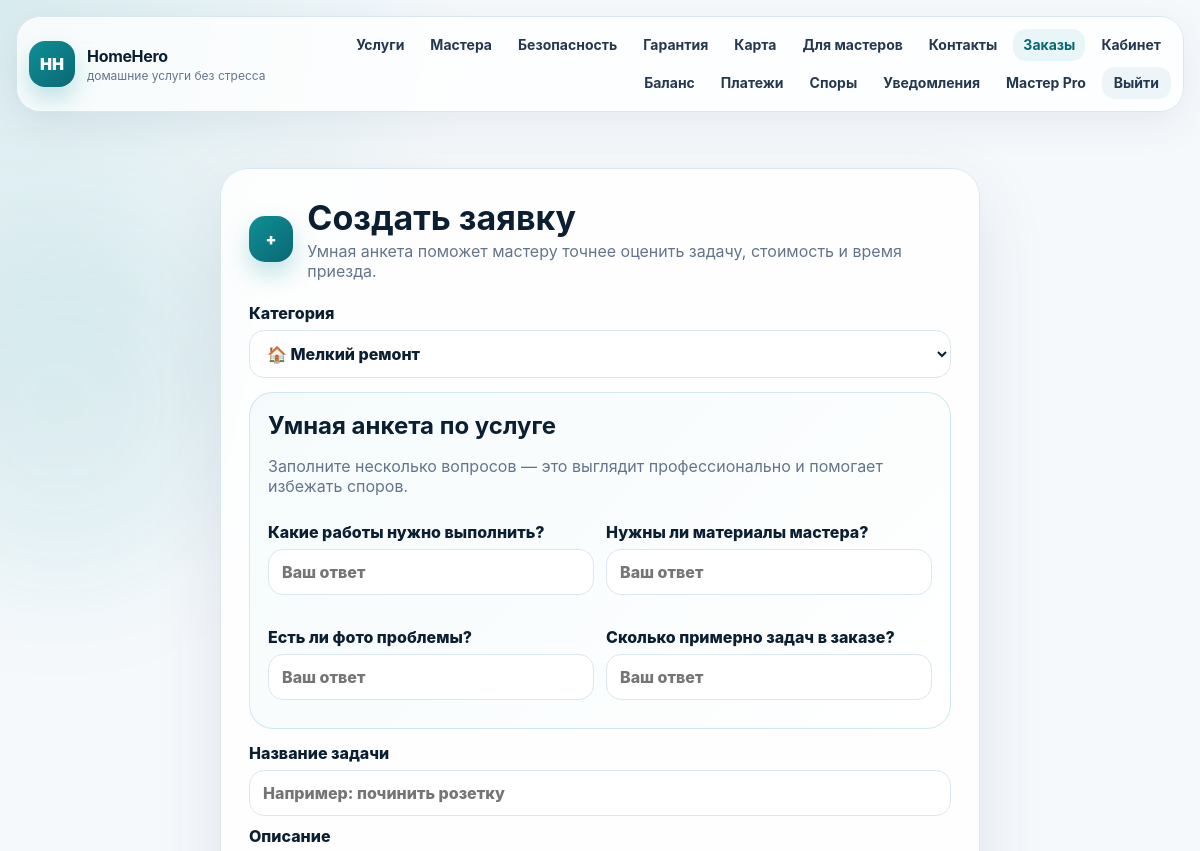
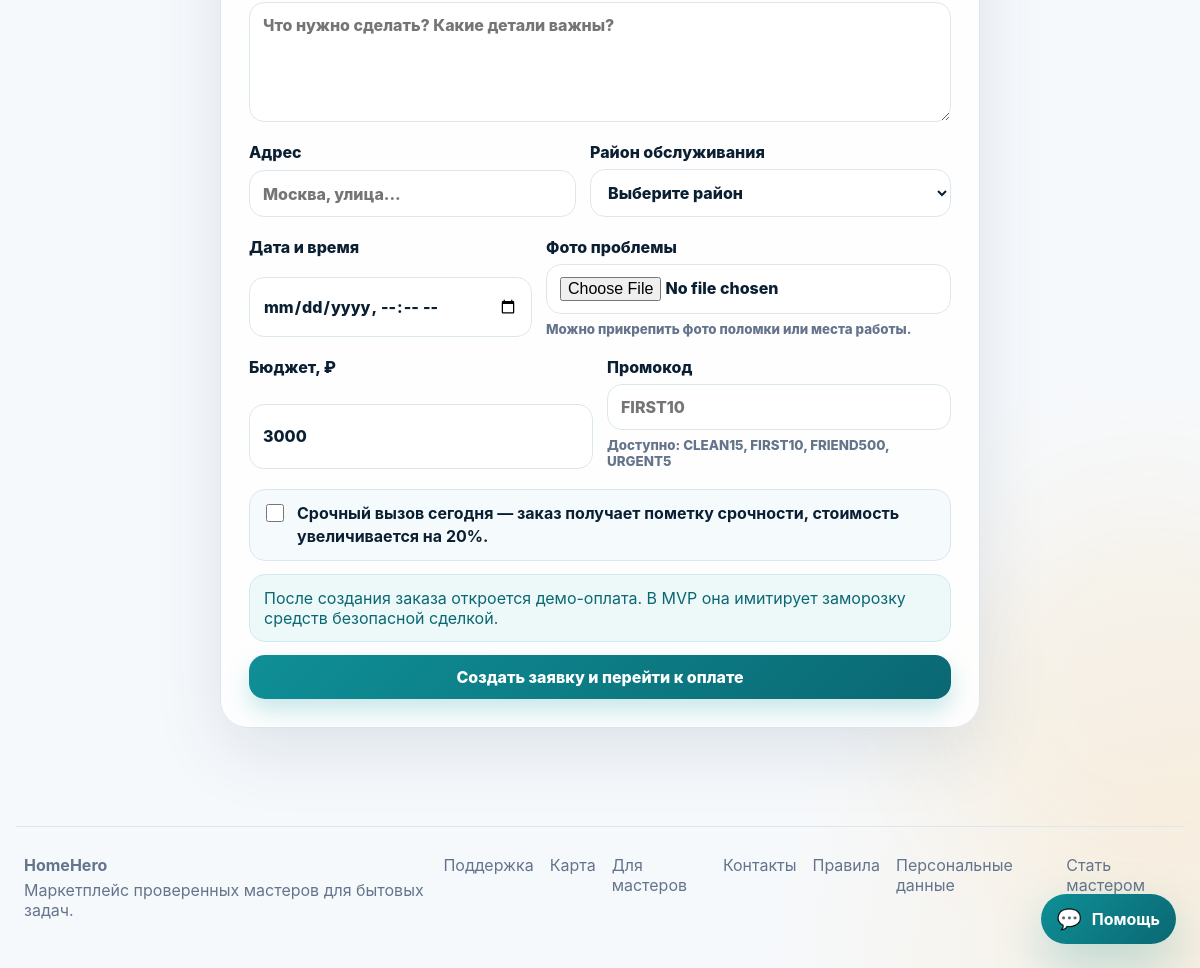
Page /orders/new (signed in) on the committed database (2 pictures, top to bottom).
### tables this page shows
CREATE TABLE promo_codes (
        id INTEGER PRIMARY KEY AUTOINCREMENT,
        code TEXT NOT NULL UNIQUE,
        discount_percent INTEGER NOT NULL,
        active INTEGER NOT NULL DEFAULT 1,
        description TEXT DEFAULT ''
    );

### app.py (the view, shortened to what this page needs)
@app.route("/orders/new", methods=["GET", "POST"])
@login_required
@verification_required
def new_order():
    categories = all_rows("SELECT * FROM categories ORDER BY name")
    selected_master_id = request.args.get("master_id", type=int)
    selected_category_id = request.args.get("category_id", type=int)
    master = one("SELECT * FROM users WHERE id=? AND role='master'", (selected_master_id,)) if selected_master_id else None
    promo_codes = all_rows("SELECT * FROM promo_codes WHERE active=1 ORDER BY discount_percent DESC")
    service_areas = all_rows("SELECT * FROM service_areas WHERE active=1 ORDER BY id")
    return render_template(
        "new_order.html",
        categories=categories,
        selected_master_id=selected_master_id,
        selected_category_id=selected_category_id,
        master=master,
        promo_codes=promo_codes,
        service_areas=service_areas,
        smart_questions=SMART_QUESTIONS,
    )

### app.py (called while the page is built)
def db():
    if "db" not in g:
        g.db = sqlite3.connect(app.config["DATABASE"])
        g.db.row_factory = sqlite3.Row
    return g.db

def one(sql, params=()):
    return db().execute(sql, params).fetchone()

def all_rows(sql, params=()):
    return db().execute(sql, params).fetchall()

def is_verified(user):
    return user is not None and user["verification_status"] == "verified"

@app.before_request
def load_user():
    user_id = session.get("user_id")
    g.user = one("SELECT * FROM users WHERE id=?", (user_id,)) if user_id else None

@app.context_processor
def globals_for_templates():
    try:
        categories = all_rows("SELECT * FROM categories ORDER BY name")
    except Exception:
        categories = []
    return {
        "nav_categories": categories,
        "status_labels": STATUS_LABELS,
        "payment_labels": PAYMENT_LABELS,
        "ticket_status_labels": TICKET_STATUS_LABELS,
        "ticket_priority_labels": TICKET_PRIORITY_LABELS,
        "verification_status_labels": VERIFICATION_STATUS_LABELS,
        "payment_event_labels": PAYMENT_EVENT_LABELS,
        "dispute_status_labels": DISPUTE_STATUS_LABELS,
        "avatar_src": avatar_src,
        "is_verified": is_verified,
        "current_year": datetime.now().year,
    }

def login_required(view):
    @wraps(view)
    def wrapped(**kwargs):
        if g.user is None:
            flash("Сначала войдите в аккаунт.", "warning")
            return redirect(url_for("login", next=request.path))
        return view(**kwargs)
    return wrapped

def verification_required(view):
    @wraps(view)
    def wrapped(**kwargs):
        if g.user is None:
            flash("Сначала войдите в аккаунт.", "warning")
            return redirect(url_for("login"))
        if not is_verified(g.user):
            flash("Для заказа услуг и принятия заказов нужно пройти верификацию.", "warning")
            return redirect(url_for("verification", next=request.path))
        return view(**kwargs)
    return wrapped

### templates/new_order.html (shortened to what this page needs)
{% extends "base.html" %}
{% block content %}
<section class="auth-layout wide">
  <form class="card form-card wide-card" method="post" enctype="multipart/form-data">
    <div class="form-title">
      <span class="brand-mark">+</span>
      <div>
        <h1>Создать заявку</h1>
        <p>Умная анкета поможет мастеру точнее оценить задачу, стоимость и время приезда.</p>
      </div>
    </div>
    <label>Категория
      <select name="category_id" id="category-select" required>
        {% for cat in categories %}
          <option value="{{ cat.id }}" data-name="{{ cat.name }}" {% if selected_category_id == cat.id %}selected{% endif %}>{{ cat.icon }} {{ cat.name }}</option>
        {% endfor %}
      </select>
    </label>
    <div class="smart-intake">
      <h2>Умная анкета по услуге</h2>
      <p class="muted">Заполните несколько вопросов — это выглядит профессионально и помогает избежать споров.</p>
      {% for category, questions in smart_questions.items() %}
        <div class="question-pack" data-category="{{ category }}">
          {% for q in questions %}
            <label>{{ q }}
              <input name="question_{{ q|replace(' ', '_')|replace('?', '')|replace(':', '') }}" placeholder="Ваш ответ">
            </label>
          {% endfor %}
        </div>
      {% endfor %}
    </div>
    <label>Название задачи<input name="title" required placeholder="Например: починить розетку"></label>
    <label>Описание<textarea name="description" required placeholder="Что нужно сделать? Какие детали важны?"></textarea></label>
    <div class="two">
      <label>Адрес<input name="address" required placeholder="Москва, улица..."></label>
      <label>Район обслуживания
        <select name="service_area">
          <option value="">Выберите район</option>
        </select>
      </label>
    </div>
    <div class="two">
      <label>Дата и время<input type="datetime-local" name="scheduled_at" required></label>
      <label>Фото проблемы
        <input type="file" name="problem_photo" accept="image/png,image/jpeg,image/webp">
        <small class="muted">Можно прикрепить фото поломки или места работы.</small>
      </label>
    </div>
    <div class="two">
      <label>Бюджет, ₽<input type="number" name="budget" min="500" step="100" value="3000" required></label>
      <label>Промокод
        <input name="promo_code" placeholder="FIRST10">
        <small class="muted">Доступно: {% for p in promo_codes %}{{ p.code }}{% if not loop.last %}, {% endif %}{% endfor %}</small>
      </label>
    </div>
    <label class="legal-check">
      <input type="checkbox" name="urgent">
      <span><strong>Срочный вызов сегодня</strong> — заказ получает пометку срочности, стоимость увеличивается на 20%.</span>
    </label>
    <div class="notice">После создания заказа откроется демо-оплата. В MVP она имитирует заморозку средств безопасной сделкой.</div>
    <button class="btn btn-primary full">Создать заявку и перейти к оплате</button>
  </form>
</section>
{% endblock %}

### static/css/style.css (style rules this page uses)
:root { --bg:#f6f9fc; --surface:#ffffff; --surface-2:#f0f7fb; --ink:#0b1f33; --muted:#64748b; --line:#dbe7ef; --primary:#0f8f96; --primary-dark:#0a6873; --accent:#ffb84d; --danger:#e34b5f; --green:#1fa463; --shadow:0 24px 70px rgba(12,42,71,.10); --radius:28px; }
* { box-sizing:border-box }
body { margin:0; font-family:Inter,Arial,sans-serif; color:var(--ink); background: radial-gradient(circle at top left,rgba(15,143,150,.13),transparent 30rem), radial-gradient(circle at bottom right,rgba(255,184,77,.15),transparent 28rem), var(--bg); }
button,input,select,textarea { font:inherit }
textarea { min-height:120px;resize:vertical }
.brand-mark { width:46px;height:46px;display:inline-flex;align-items:center;justify-content:center; color:white;font-weight:900;border-radius:16px; background:linear-gradient(135deg,var(--primary),var(--primary-dark)); box-shadow:0 12px 25px rgba(15,143,150,.25) }
.btn { display:inline-flex;align-items:center;justify-content:center;gap:8px; border:0;border-radius:16px;padding:12px 18px;font-weight:800;cursor:pointer; transition:.2s transform,.2s box-shadow,.2s background }
.btn-primary { background:linear-gradient(135deg,var(--primary),var(--primary-dark));color:white;box-shadow:0 12px 24px rgba(15,143,150,.22) }
.full { width:100% }
.stats div,.metric,.card,.panel,.service-card,.master-card { background:rgba(255,255,255,.86);border:1px solid var(--line);border-radius:var(--radius);box-shadow:var(--shadow) }
.stats span,.metric span,.muted { color:var(--muted) }
.auth-layout { display:grid;place-items:center;padding:55px 0 }
.auth-layout.wide { padding:38px 0 }
.form-card { width:min(480px,100%);padding:28px }
.wide-card { width:min(760px,100%) }
.form-title { display:flex;gap:14px;align-items:center;margin-bottom:22px }
.form-title h1 { margin:0;font-size:34px }
.form-title p { margin:3px 0 0;color:var(--muted) }
label { display:grid;gap:7px;margin:14px 0;font-weight:760 }
input,select,textarea { border:1px solid var(--line);border-radius:15px;padding:13px 14px;background:white;color:var(--ink);outline:none }
.two { display:grid;grid-template-columns:1fr 1fr;gap:14px }
.notice { padding:13px 14px;background:#edf8f9;border:1px solid #cdecef;color:#0a6873;border-radius:16px;margin:13px 0 }
.legal-check { display:flex; grid-template-columns:auto 1fr; align-items:flex-start; gap:10px; margin:12px 0; padding:12px; background:#f5fafc; border:1px solid var(--line); border-radius:16px; font-weight:650; line-height:1.45; }
.legal-check input { width:18px; height:18px; margin-top:2px; flex:0 0 auto; }
.form-card label { margin:10px 0 }
.form-card input,.form-card select,.form-card textarea { padding:12px 13px }
html { scroll-behavior:smooth }
.btn { position:relative;overflow:hidden }
.btn-primary:after { content:"";position:absolute;inset:-20% auto -20% 0;width:32%; background:linear-gradient(90deg,transparent,rgba(255,255,255,.45),transparent); transform:translateX(-140%) skewX(-18deg) }
body { overflow-x:hidden }
html,body { width:100%; max-width:100%; overflow-x:hidden!important; }
body { min-width:0; }
main,section,.section,.page-head,.hero,.stats,.grid,.split { max-width:100%!important; }
.form-card,.wide-card { max-width:100%!important; }
.smart-intake { padding:18px; margin:14px 0; border:1px solid rgba(15,143,150,.18); background:linear-gradient(135deg,#f5fbfc,#fff); border-radius:24px; }
.smart-intake h2 { margin:0 0 6px }
.question-pack { display:grid; grid-template-columns:repeat(2,minmax(0,1fr)); gap:12px; margin-top:14px; }

### rows in the picture
promo_codes: code "CLEAN15"
promo_codes: code "FIRST10"
promo_codes: code "FRIEND500"
promo_codes: code "URGENT5"

### other values in the picture
{{ q }} "Какие работы нужно выполнить?" "Нужны ли материалы мастера?" "Есть ли фото проблемы?" "Сколько примерно задач в заказе?"
form field category_id "🏠 Мелкий ремонт"
